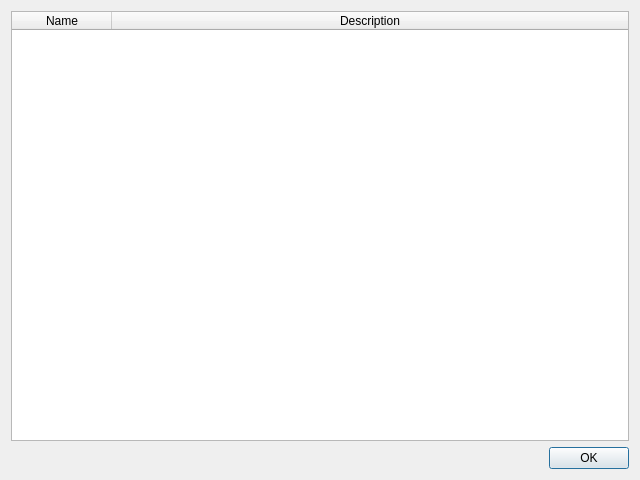
<?xml version="1.0" encoding="UTF-8"?>
<ui version="4.0">
 <class>DialogPlugins</class>
 <widget class="QDialog" name="DialogPlugins">
  <property name="geometry">
   <rect>
    <x>0</x>
    <y>0</y>
    <width>640</width>
    <height>480</height>
   </rect>
  </property>
  <property name="minimumSize">
   <size>
    <width>640</width>
    <height>480</height>
   </size>
  </property>
  <property name="windowTitle">
   <string>Plugins</string>
  </property>
  <layout class="QGridLayout" name="gridLayout_2">
   <item row="0" column="0">
    <layout class="QGridLayout" name="gridLayout">
     <item row="0" column="0">
      <widget class="QTableWidget" name="tableWidget">
       <property name="selectionBehavior">
        <enum>QAbstractItemView::SelectColumns</enum>
       </property>
       <attribute name="horizontalHeaderStretchLastSection">
        <bool>true</bool>
       </attribute>
       <column>
        <property name="text">
         <string>Name</string>
        </property>
       </column>
       <column>
        <property name="text">
         <string>Description</string>
        </property>
       </column>
      </widget>
     </item>
    </layout>
   </item>
   <item row="1" column="0">
    <widget class="QDialogButtonBox" name="buttonBox">
     <property name="orientation">
      <enum>Qt::Horizontal</enum>
     </property>
     <property name="standardButtons">
      <set>QDialogButtonBox::Ok</set>
     </property>
    </widget>
   </item>
  </layout>
 </widget>
 <resources/>
 <connections>
  <connection>
   <sender>buttonBox</sender>
   <signal>accepted()</signal>
   <receiver>DialogPlugins</receiver>
   <slot>accept()</slot>
   <hints>
    <hint type="sourcelabel">
     <x>248</x>
     <y>254</y>
    </hint>
    <hint type="destinationlabel">
     <x>157</x>
     <y>274</y>
    </hint>
   </hints>
  </connection>
  <connection>
   <sender>buttonBox</sender>
   <signal>rejected()</signal>
   <receiver>DialogPlugins</receiver>
   <slot>reject()</slot>
   <hints>
    <hint type="sourcelabel">
     <x>316</x>
     <y>260</y>
    </hint>
    <hint type="destinationlabel">
     <x>286</x>
     <y>274</y>
    </hint>
   </hints>
  </connection>
 </connections>
</ui>
